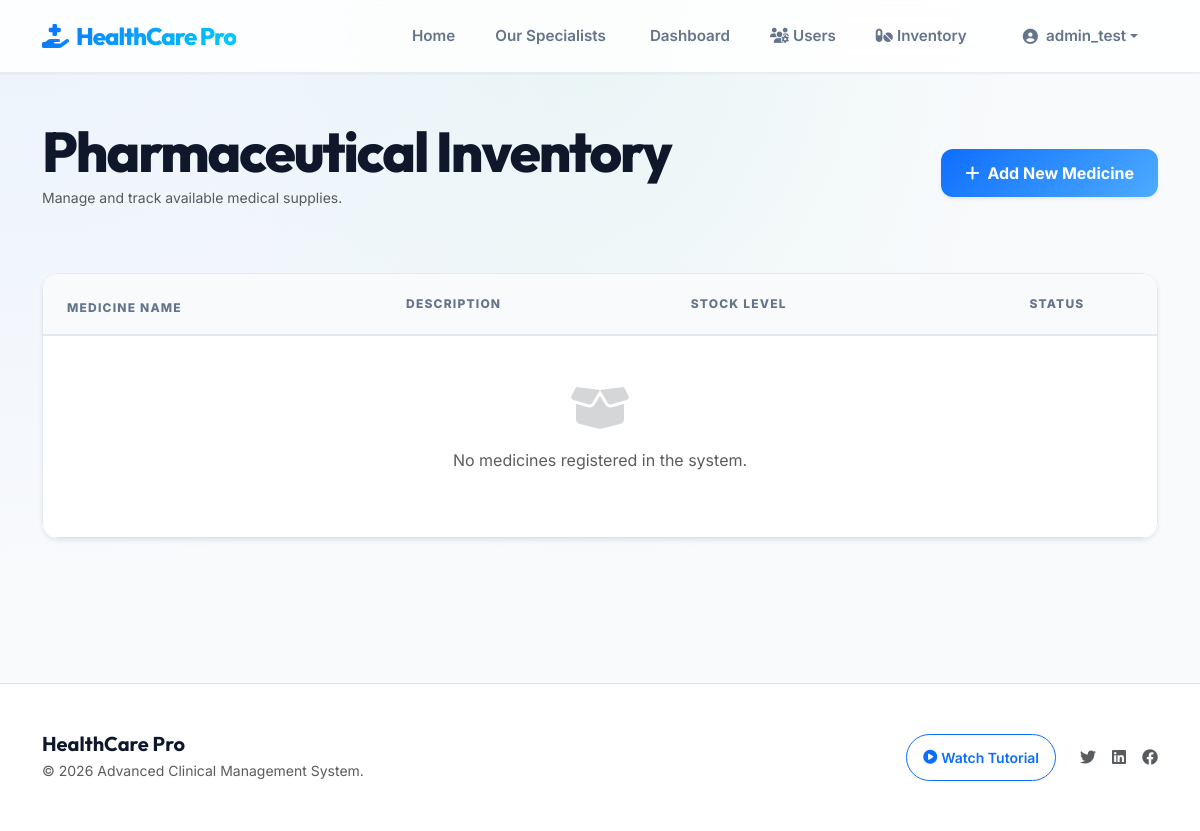
/medicines/ (signed in), run on an earlier commit of the app's database.
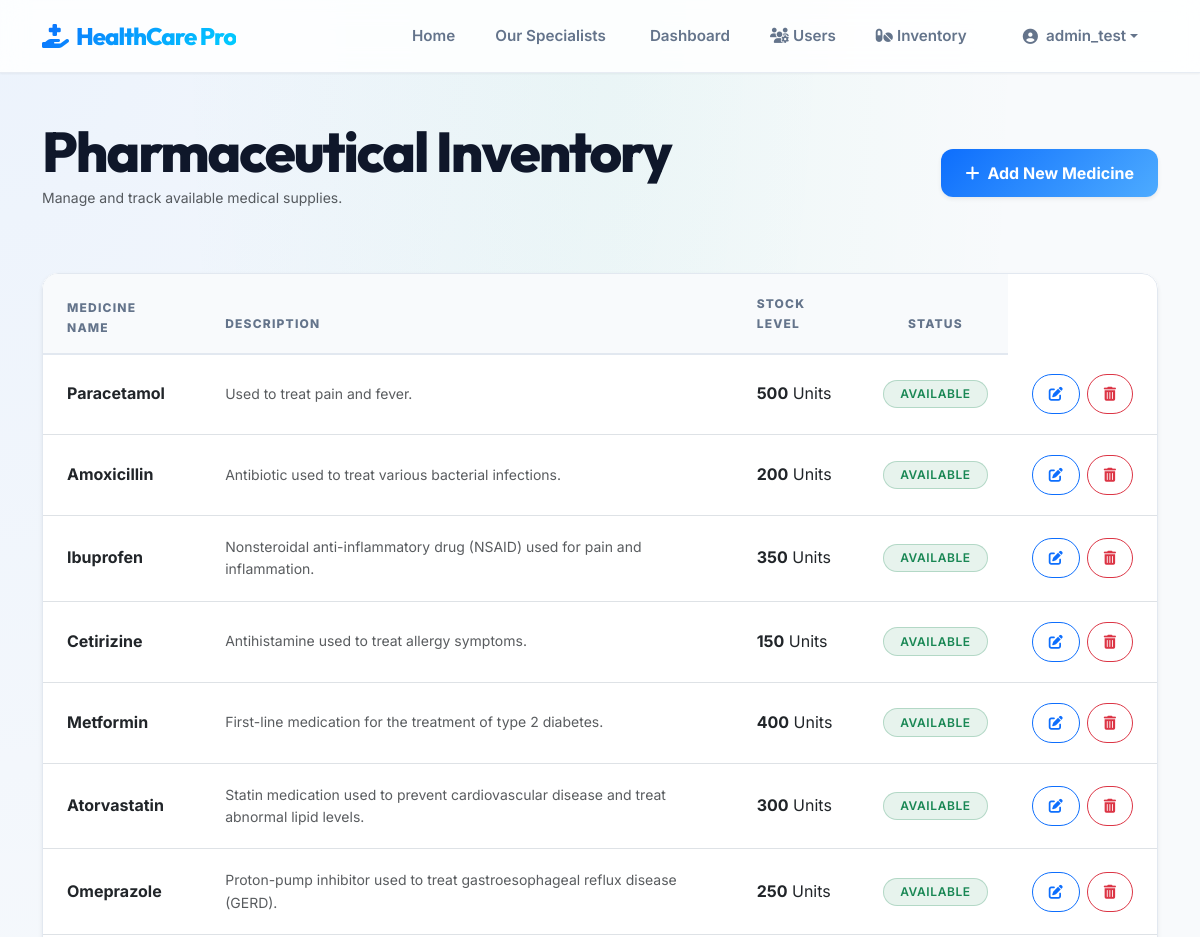
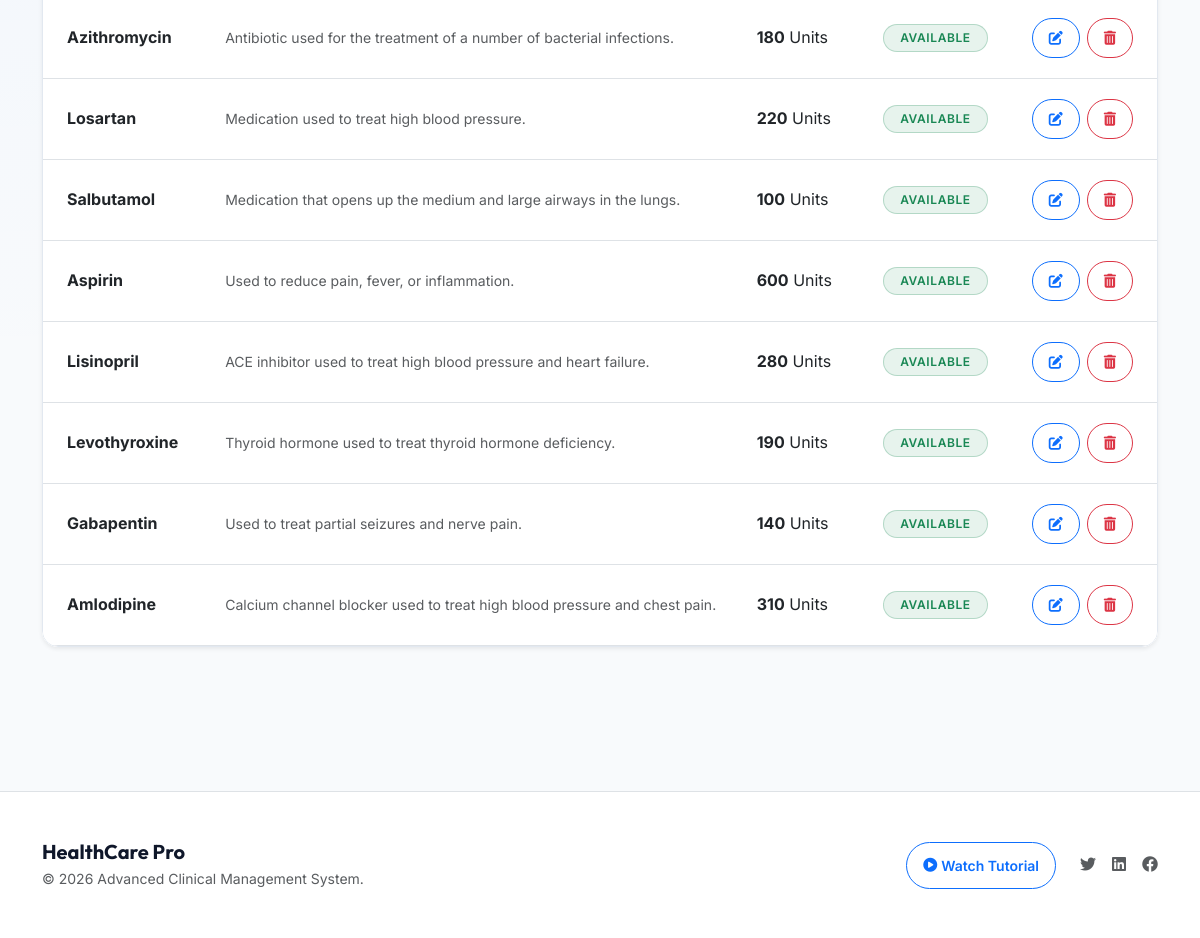
And on a later commit of the database (2 pictures, top to bottom).
### appointments/models.py (models this page shows, shortened)
class Medicine(models.Model):
    name = models.CharField(max_length=200)
    description = models.TextField(blank=True)
    stock = models.PositiveIntegerField(default=0)

### appointments/views.py (the view)
# urls.py: path('medicines/', views.medicine_list, name='medicine_list'),
@login_required
def medicine_list(request):
    if not request.user.is_superuser:
        raise PermissionDenied
    medicines = Medicine.objects.all()
    return render(request, 'appointments/medicine_list.html', {'medicines': medicines})

### appointments/templates/appointments/medicine_list.html (shortened to what this page needs)
{% extends 'base.html' %}
{% block content %}
<div class="row mb-5 fade-in">
    <div class="col-12 d-flex justify-content-between align-items-center">
        <div>
            <h2 class="hero-title h3 mb-1">Pharmaceutical Inventory</h2>
            <p class="text-muted small">Manage and track available medical supplies.</p>
        </div>
        <a href="{% url 'add_medicine' %}" class="btn btn-primary shadow-sm px-4 fw-bold">
            <i class="fas fa-plus me-2"></i> Add New Medicine
        </a>
    </div>
</div>
<div class="card border-0 shadow-sm overflow-hidden mb-5 fade-in">
    <div class="table-responsive">
        <table class="table mb-0 align-middle">
            <thead class="bg-light">
                <tr>
                    <th class="px-4 py-3">Medicine Name</th>
                    <th>Description</th>
                    <th>Stock Level</th>
                    <th class="text-center">Status</th>
                </tr>
            </thead>
            <tbody>
                {% for medicine in medicines %}
                <tr>
                    <td class="px-4 py-3 fw-bold text-dark">{{ medicine.name }}</td>
                    <td class="text-muted small">{{ medicine.description|truncatechars:100 }}</td>
                    <td>
                        <span class="fw-bold">{{ medicine.stock }}</span> Units
                    </td>
                    <td class="text-center">
                        {% if medicine.stock > 10 %}
                        <span
                            class="badge bg-success bg-opacity-10 text-success border border-success border-opacity-25 px-3">Available</span>
                        {% elif medicine.stock > 0 %}
                        <span
                            class="badge bg-warning bg-opacity-10 text-warning border border-warning border-opacity-25 px-3">Low
                            Stock</span>
                        {% else %}
                        <span
                            class="badge bg-danger bg-opacity-10 text-danger border border-danger border-opacity-25 px-3">Out
                            of Stock</span>
                        {% endif %}
                    </td>
                    <td class="text-end px-4">
                        <div class="btn-group">
                            <a href="{% url 'edit_medicine' medicine.id %}" class="btn btn-sm btn-outline-primary px-3 rounded-pill me-2">
                                <i class="fas fa-edit"></i>
                            </a>
                            <a href="{% url 'delete_medicine' medicine.id %}" class="btn btn-sm btn-outline-danger px-3 rounded-pill" onclick="return confirm('Are you sure you want to remove this medicine from inventory?')">
                                <i class="fas fa-trash-alt"></i>
                            </a>
                        </div>
                    </td>
                </tr>
                {% empty %}
                <tr>
                    <td colspan="4" class="text-center py-5">
                        <i class="fas fa-box-open fa-3x text-muted opacity-25 mb-3"></i>
                        <p class="text-muted">No medicines registered in the system.</p>
                    </td>
                </tr>
                {% endfor %}
            </tbody>
        </table>
    </div>
</div>
{% endblock %}

### templates/base.html (shortened to what this page needs)
{% load static %}
<!DOCTYPE html>
<html lang="en">
<head>
    <link href="https://cdn.jsdelivr.net/npm/bootstrap@5.3.0/dist/css/bootstrap.min.css" rel="stylesheet">
    <link rel="stylesheet" href="https://cdnjs.cloudflare.com/ajax/libs/font-awesome/6.4.0/css/all.min.css">
    <link rel="stylesheet" href="{% static 'css/style.css' %}">
</head>
<body class="d-flex flex-column">
    <nav class="navbar navbar-expand-lg navbar-light sticky-top">
        <div class="container">
            <a class="navbar-brand" href="{% url 'home' %}">
                <i class="fas fa-hand-holding-medical me-2"></i>HealthCare Pro
            </a>
            <div class="collapse navbar-collapse" id="navbarNav">
                <ul class="navbar-nav ms-auto align-items-center">
                    <li class="nav-item"><a class="nav-link" href="{% url 'home' %}">Home</a></li>
                    <li class="nav-item"><a class="nav-link" href="{% url 'doctor_list' %}">Our Specialists</a></li>
                    {% if user.is_authenticated %}
                        <li class="nav-item">
                            <a class="nav-link" href="{% url 'dashboard' %}">
                                Dashboard
                            </a>
                        </li>
                        {% if user.is_superuser %}
                        <li class="nav-item">
                            <a class="nav-link" href="{% url 'user_management' %}">
                                <i class="fas fa-users-cog me-1"></i>Users
                            </a>
                        </li>
                        <li class="nav-item">
                            <a class="nav-link" href="{% url 'medicine_list' %}">
                                <i class="fas fa-pills me-1"></i>Inventory
                            </a>
                        </li>
                        {% endif %}
                        <li class="nav-item dropdown ms-lg-3">
                            <a class="nav-link dropdown-toggle btn btn-light border-0 px-3 rounded-pill" href="#" id="userDropdown" role="button" data-bs-toggle="dropdown">
                                <i class="fas fa-user-circle me-2"></i>{{ user.username }}
                            </a>
                        </li>
                    {% endif %}
                </ul>
            </div>
        </div>
    </nav>
    <main class="container py-5 flex-grow-1">
        <div class="fade-in">
            {% block content %}{% endblock %}
        </div>
    </main>
    <footer class="bg-white border-top py-5 mt-5">
        <div class="container">
            <div class="row align-items-center">
                <div class="col-md-6 text-center text-md-start">
                    <h5 class="fw-bold mb-1">HealthCare Pro</h5>
                    <p class="text-muted small mb-0">&copy; 2026 Advanced Clinical Management System.</p>
                </div>
                <div class="col-md-6 text-center text-md-end mt-3 mt-md-0">
                    <div class="d-flex justify-content-center justify-content-md-end align-items-center gap-3">
                        <a href="https://youtu.be/WWEs82u37Mw?si=J4NAno47_UAXpVfb" target="_blank" class="btn btn-sm btn-outline-primary rounded-pill px-3 me-2">
                            <i class="fas fa-play-circle me-1"></i>Watch Tutorial
                        </a>
                        <a href="#" class="text-muted"><i class="fab fa-twitter"></i></a>
                        <a href="#" class="text-muted"><i class="fab fa-linkedin"></i></a>
                        <a href="#" class="text-muted"><i class="fab fa-facebook"></i></a>
                    </div>
                </div>
            </div>
        </div>
    </footer>
</body>
</html>

### static/css/style.css (style rules this page uses)
:root { --primary-color: #0d6efd; --primary-hover: #0b5ed7; --secondary-color: #1e293b; --success-color: #10b981; --danger-color: #ef4444; --warning-color: #f59e0b; --info-color: #3b82f6; --bg-color: #f8fafc; --surface-color: #ffffff; --text-primary: #0f172a; --text-secondary: #64748b; --border-color: #e2e8f0; --shadow-sm: 0 1px 2px 0 rgb(0 0 0 / 0.05); --shadow-md: 0 4px 6px -1px rgb(0 0 0 / 0.1), 0 2px 4px -2px rgb(0 0 0 / 0.1); --shadow-lg: 0 10px 15px -3px rgb(0 0 0 / 0.1), 0 4px 6px -4px rgb(0 0 0 / 0.1); --radius-lg: 1rem; --radius-md: 0.75rem; --radius-sm: 0.5rem; --font-heading: 'Outfit', sans-serif; --font-body: 'Inter', sans-serif; }
body { background-color: var(--bg-color); font-family: var(--font-body); color: var(--text-primary); line-height: 1.6; background-image: radial-gradient(at 0% 0%, rgba(13, 110, 253, 0.05) 0px, transparent 50%), radial-gradient(at 50% 0%, rgba(16, 185, 129, 0.05) 0px, transparent 50%); }
h1, h2, h3, h4, h5, h6 { font-family: var(--font-heading); font-weight: 700; }
.navbar { background: rgba(255, 255, 255, 0.85) !important; backdrop-filter: blur(12px); -webkit-backdrop-filter: blur(12px); border-bottom: 1px solid rgba(226, 232, 240, 0.8); padding: 0.75rem 0; box-shadow: var(--shadow-sm); }
.navbar-brand { font-family: var(--font-heading); font-weight: 800; font-size: 1.5rem; background: linear-gradient(135deg, var(--primary-color), #00d2ff); -webkit-background-clip: text; -webkit-text-fill-color: transparent; letter-spacing: -1px; }
.nav-link { font-weight: 600; color: var(--text-secondary) !important; transition: all 0.2s ease; padding: 0.5rem 1.25rem !important; border-radius: var(--radius-sm); font-size: 0.95rem; }
.card { background: var(--surface-color); border: 1px solid var(--border-color); border-radius: var(--radius-lg); box-shadow: var(--shadow-sm); transition: all 0.3s cubic-bezier(0.4, 0, 0.2, 1); overflow: hidden; }
.btn { font-weight: 600; padding: 0.75rem 1.5rem; border-radius: 0.75rem; transition: all 0.2s cubic-bezier(0.4, 0, 0.2, 1); display: inline-flex; align-items: center; justify-content: center; }
.btn-primary { background: linear-gradient(135deg, var(--primary-color), #4dabff); border: none; box-shadow: 0 4px 14px 0 rgba(0,118,255,0.39); }
.badge { padding: 0.6em 1.2em; font-weight: 600; border-radius: 9999px; font-size: 0.75rem; text-transform: uppercase; letter-spacing: 0.05em; }
.table-responsive { border-radius: var(--radius-lg); border: 1px solid var(--border-color); }
.table thead th { background-color: #f8fafc; border-bottom: 2px solid var(--border-color); text-transform: uppercase; font-size: 0.75rem; font-weight: 800; letter-spacing: 0.1em; color: var(--text-secondary); padding: 1.25rem; }
.table tbody td { padding: 1.25rem; vertical-align: middle; }
.fade-in { animation: fadeInUp 0.6s cubic-bezier(0.4, 0, 0.2, 1) forwards; }
.hero-title { font-family: var(--font-heading); font-weight: 800; font-size: 3.5rem; line-height: 1.1; letter-spacing: -2px; margin-bottom: 1.5rem; }
.rounded-pill { border-radius: 50rem !important; }

What changed in the data, as far as the page shows it:
added Medicine: name "Paracetamol", description "Used to treat pain and fever.", stock "500", shows "AVAILABLE"
added Medicine: name "Amoxicillin", description "Antibiotic used to treat various bacterial infections.", stock "200", shows "AVAILABLE"
added Medicine: name "Ibuprofen", description "Nonsteroidal anti-inflammatory drug (NSAID) used for pain and inflammation.", stock "350", shows "AVAILABLE"
added Medicine: name "Cetirizine", description "Antihistamine used to treat allergy symptoms.", stock "150", shows "AVAILABLE"
added Medicine: name "Metformin", description "First-line medication for the treatment of type 2 diabetes.", stock "400", shows "AVAILABLE"
added Medicine: name "Atorvastatin", description "Statin medication used to prevent cardiovascular disease and treat abnormal lipid levels.", stock "300", shows "AVAILABLE"
added Medicine: name "Omeprazole", description "Proton-pump inhibitor used to treat gastroesophageal reflux disease (GERD).", stock "250", shows "AVAILABLE"
added Medicine: name "Azithromycin", description "Antibiotic used for the treatment of a number of bacterial infections.", stock "180", shows "AVAILABLE"
added Medicine: name "Losartan", description "Medication used to treat high blood pressure.", stock "220", shows "AVAILABLE"
added Medicine: name "Salbutamol", description "Medication that opens up the medium and large airways in the lungs.", stock "100", shows "AVAILABLE"
added Medicine: name "Aspirin", description "Used to reduce pain, fever, or inflammation.", stock "600", shows "AVAILABLE"
added Medicine: name "Lisinopril", description "ACE inhibitor used to treat high blood pressure and heart failure.", stock "280", shows "AVAILABLE"
added Medicine: name "Levothyroxine", description "Thyroid hormone used to treat thyroid hormone deficiency.", stock "190", shows "AVAILABLE"
added Medicine: name "Gabapentin", description "Used to treat partial seizures and nerve pain.", stock "140", shows "AVAILABLE"
added Medicine: name "Amlodipine", description "Calcium channel blocker used to treat high blood pressure and chest pain.", stock "310", shows "AVAILABLE"
Also different on the page:
text no longer shown: "No medicines registered in the system."
